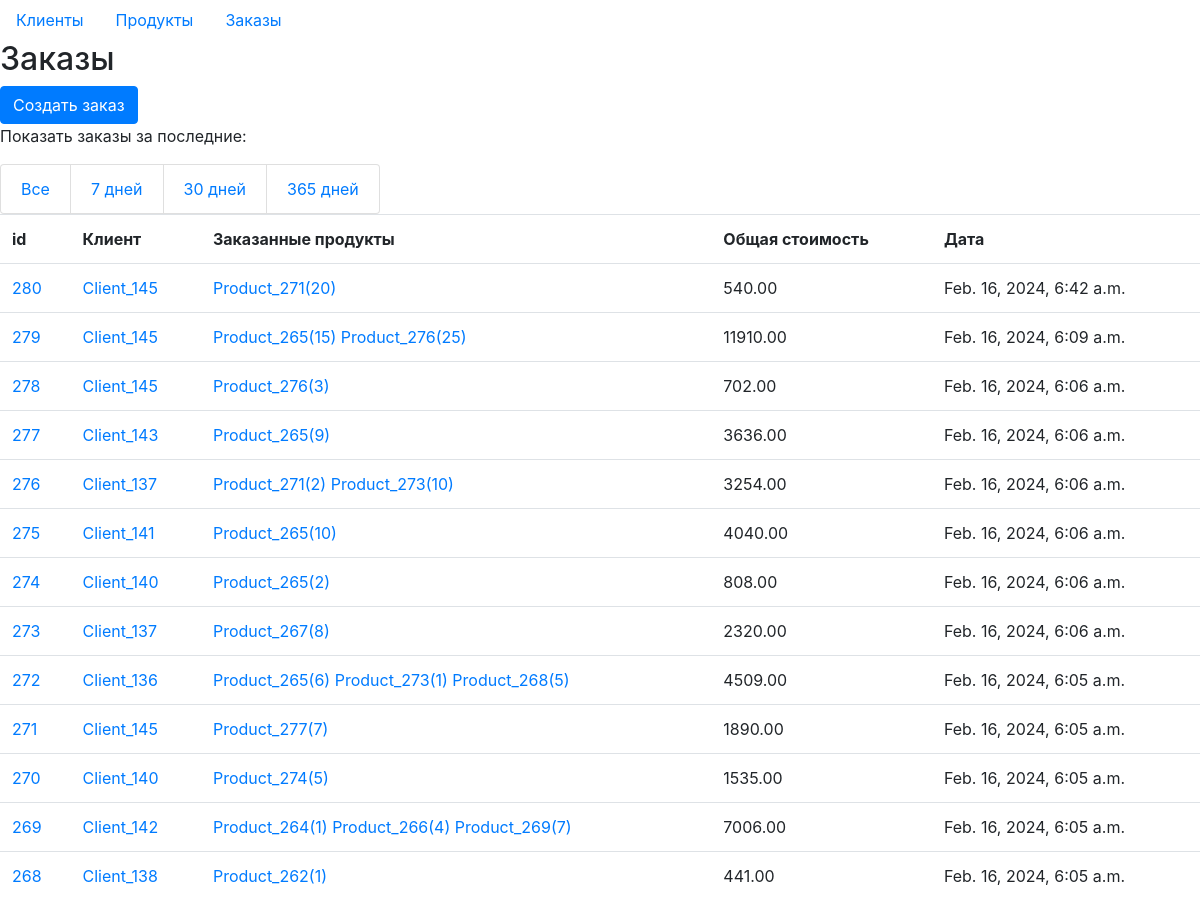
Before: /seminar_03/orders/ (upper part) with the older database file.
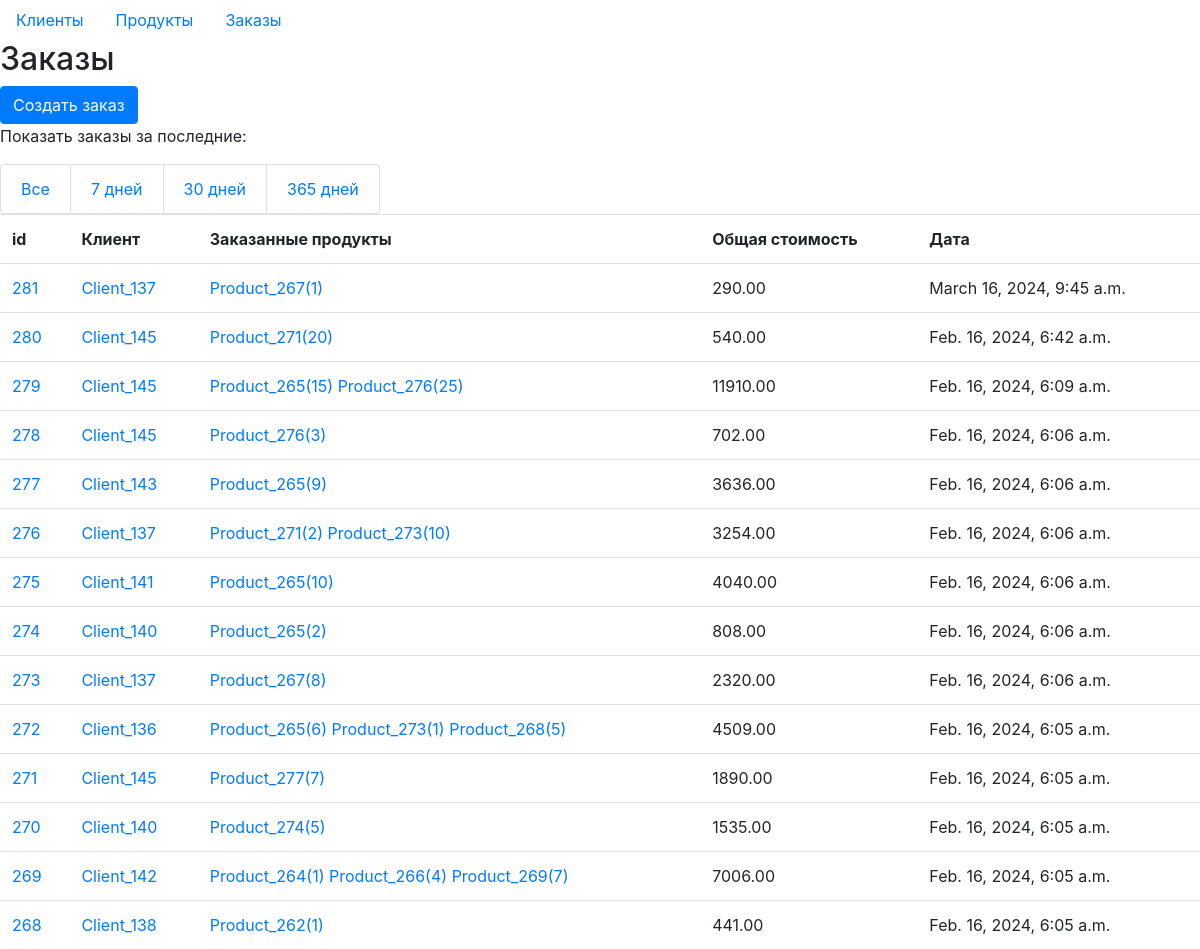
After: the same page with the newer database file.
### homework_02/models.py (models this page shows, shortened)
class Order(models.Model):
    client = models.ForeignKey(Client, on_delete=models.CASCADE, verbose_name='клиент')
    ordered_products = models.ManyToManyField(OrderedProduct, verbose_name='заказанные товары')
    total_price = models.DecimalField(max_digits=10, decimal_places=2, default=0.0, verbose_name='общая сумма')
    order_date = models.DateTimeField(auto_now=True, verbose_name='дата заказа')
    def get_ordered_products(self):
        return self.ordered_products.all()
    class Meta:
        ordering = ['-order_date']
        verbose_name = 'заказ'
        verbose_name_plural = 'заказы'

class Client(models.Model):
    name = models.CharField(max_length=100, unique=True, verbose_name='имя')
    email = models.EmailField(verbose_name='электронная почта')
    phone = models.CharField(max_length=20, verbose_name='номер телефона')
    address = models.CharField(max_length=100, verbose_name='адрес')
    reg_date = models.DateTimeField(auto_now_add=True, verbose_name='дата регистрации')
    change_date = models.DateTimeField(auto_now=True, verbose_name='дата изменения')
    class Meta:
        ordering = ['-change_date']
        verbose_name = 'клиент'
        verbose_name_plural = 'клиенты'

class OrderedProduct(models.Model):
    product = models.ForeignKey('Product', on_delete=models.CASCADE, verbose_name='товар')
    count = models.IntegerField(verbose_name='количество', default=0, blank=True, null=True)
    in_order = models.ForeignKey('Order', on_delete=models.CASCADE, default=None, null=True, blank=True,
                                 verbose_name='в заказе')
    date_added = models.DateTimeField(auto_now=True, verbose_name='дата добавления')
    class Meta:
        ordering = ['-product__date_added']
        verbose_name = 'заказанный товар'
        verbose_name_plural = 'заказанные товары'

class Product(models.Model):
    name = models.CharField(max_length=100, unique=True, verbose_name='название')
    description = models.TextField(verbose_name='описание', blank=True, null=True)
    price = models.DecimalField(max_digits=10, decimal_places=2, verbose_name='цена')
    count = models.IntegerField(verbose_name='количество', default=0, blank=True, null=True)
    date_added = models.DateTimeField(auto_now=True, verbose_name='дата добавления')
    photo = models.FileField(upload_to='photos', blank=True, null=True, verbose_name='фото')
    class Meta:
        ordering = ['-date_added']
        verbose_name = 'товар'
        verbose_name_plural = 'товары'

### seminar_03/views.py (the view)
# urls.py: path('orders/', get_orders, name='get_orders'),
def get_orders(request, client_id=None, days=None):
    orders = Order.objects.all()
    title = 'Заказы'
    if client_id:
        client = get_object_or_404(Client, pk=client_id)
        orders = Order.objects.filter(client=client).all()
        title += f' клиента {client.name}'
    if days:
        orders = orders.filter(order_date__gte=datetime.now() - timedelta(days=days)).all()
        title += f' за последние {days} дней'
    context = {
        'title': title,
        'orders': orders.order_by('-order_date').all(),
        'columns': ['id', 'Клиент', 'Заказанные продукты', 'Общая стоимость', 'Дата'],
        'client_id': client_id,
    }
    return render(request, 'seminar_03/orders.html', context)

### seminar_03/templates/seminar_03/orders.html (shortened to what this page needs)
{% extends 'homework_03/orders_base.html' %}
{% block content %}
<h2> {{ title }} </h2>
<a class="btn btn-primary" role="button" href="{% url 'order_create'%}">Создать заказ</a>
<p>Показать заказы за последние:</p>
{% if client_id %}
<ul class="list-group list-group-horizontal">
    <li class="list-group-item"><a href="{% url 'client_orders' client_id %}">Все</a></li>
    <li class="list-group-item"><a href="{% url 'client_orders_days' client_id 7 %}">7 дней</a></li>
    <li class="list-group-item"><a href="{% url 'client_orders_days' client_id 30 %}">30 дней</a></li>
    <li class="list-group-item"><a href="{% url 'client_orders_days' client_id 365 %}">365 дней</a></li>
</ul>
{% else %}
<ul class="list-group list-group-horizontal">
    <li class="list-group-item"><a href="{% url 'get_orders' %}">Все</a></li>
    <li class="list-group-item"><a href="{% url 'get_orders_days' days=7 %}">7 дней</a></li>
    <li class="list-group-item"><a href="{% url 'get_orders_days' days=30 %}">30 дней</a></li>
    <li class="list-group-item"><a href="{% url 'get_orders_days' days=365 %}">365 дней</a></li>
</ul>
{% endif %}
<table class="table">
    <tr>
        {% for column in columns %}
        <th>{{ column }}</th>
        {% endfor %}
    </tr>
    {% for order in orders %}
    <tr>
        <td><a href="{% url 'order_full' order.id %}"> {{ order.id }}</a></td>
        <td><a href="{% url 'client_full' order.client.id %}"> {{ order.client.name }} </a></td>
        <td>{% for or_product in order.get_ordered_products %}
            <a href="{% url 'product_full' or_product.product.id %}">
                {{ or_product.product.name }}({{ or_product.count }})</a>
            {% endfor %}
        </td>
        <td> {{ order.total_price }}</td>
        <td> {{ order.order_date }}</td>
    </tr>
    {% endfor %}
</table>
{% endblock %}

Changed rows visible on the page:
added Order: id "281", client.name "Client_137", total_price "290.00", order_date "March 16, 2024, 9:45 a.m."
added OrderedProduct: product.name "Product_267", count "1", shown under "281"
